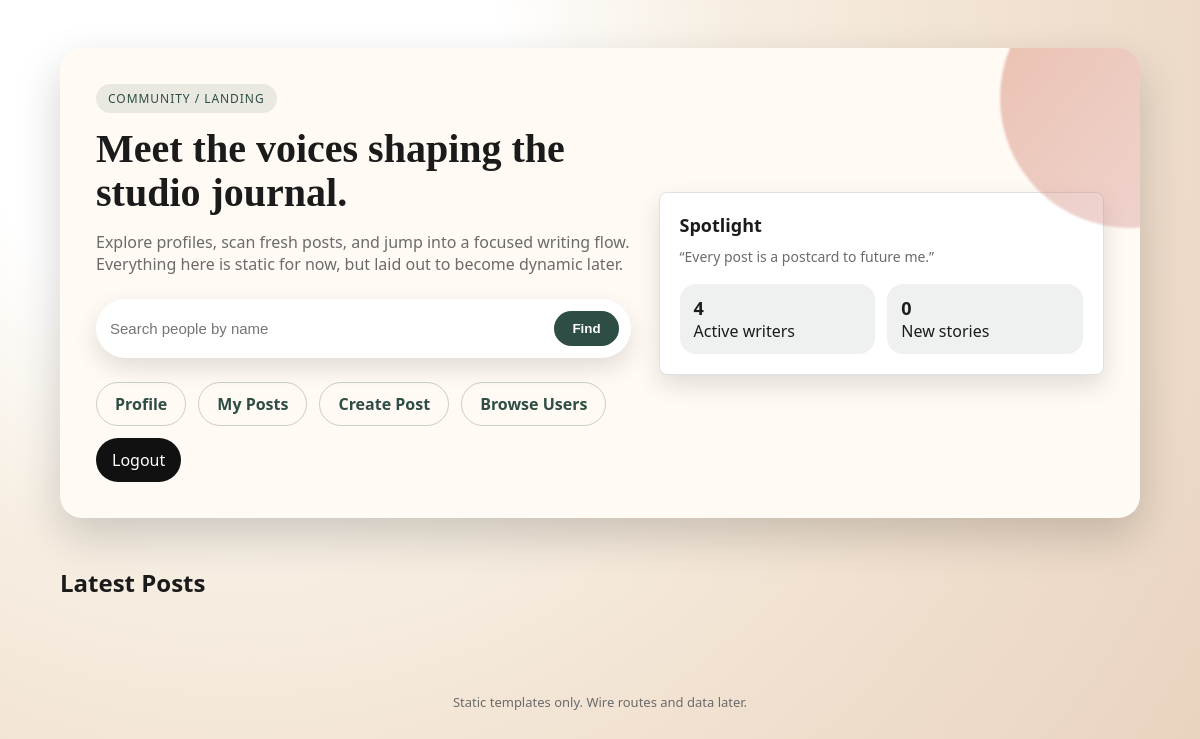
Before: / (signed in) with the older database file.
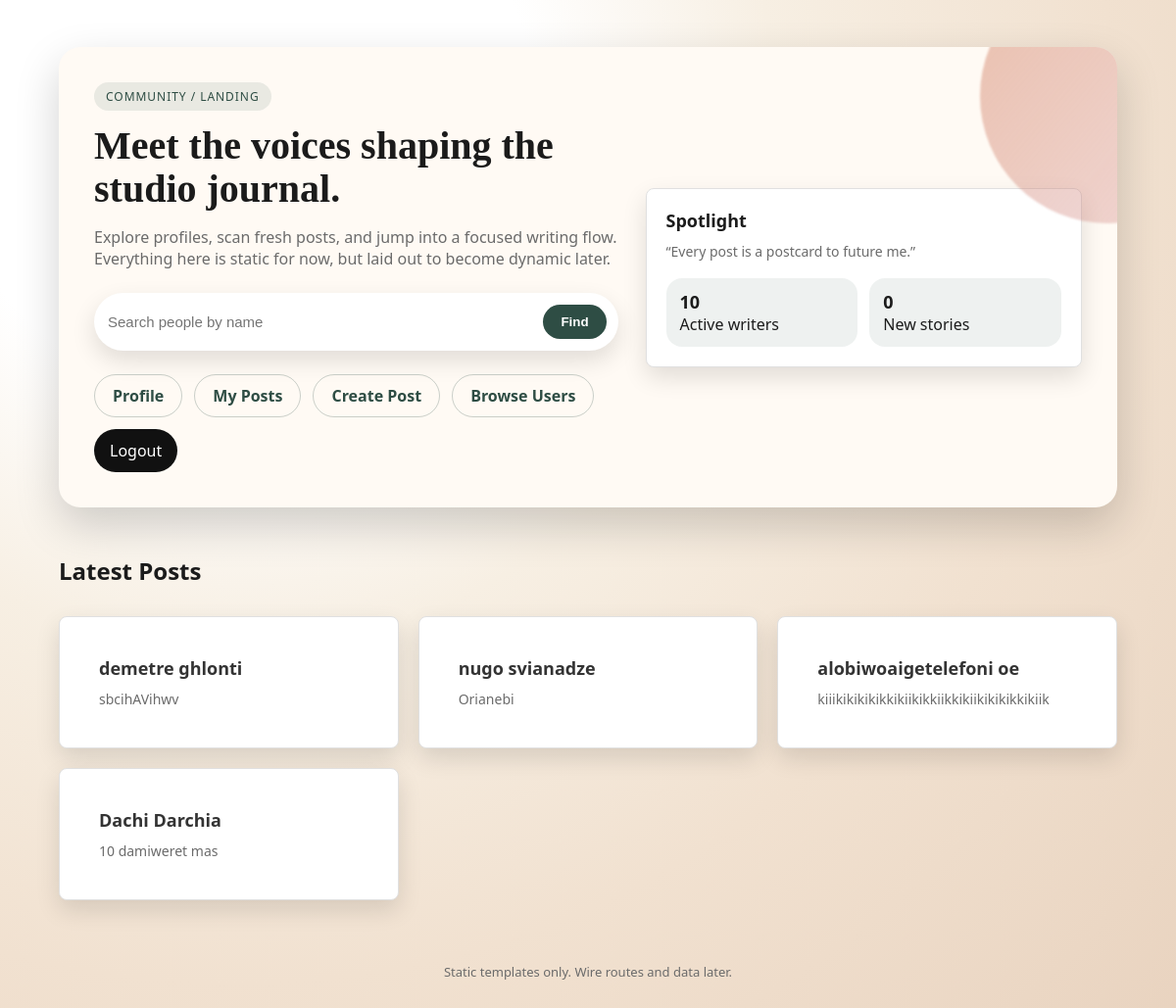
After: the same page with the newer database file.
### main/models/post.py (models this page shows, shortened)
class Posts(db.Model):
    id: Mapped[int] = mapped_column(primary_key=True)
    title: Mapped[str] = mapped_column(String(500))
    description: Mapped[str | None]
    user_id: Mapped[int] = mapped_column(
        ForeignKey("user.id", ondelete="CASCADE")
    )
    status: Mapped[str] = mapped_column(String(10), default="draft",
                                        server_default="draft")
    views_count: Mapped[int] = mapped_column(default=0, server_default='0')
    category: Mapped[str | None]
    published_at: Mapped[datetime | None]
    created_at: Mapped[datetime] = mapped_column(
        DateTime(timezone=True),
        server_default=func.now()
    )
    updated_at: Mapped[datetime] = mapped_column(
        DateTime(timezone=True),
        onupdate=func.now(),
        server_default=func.now()
    )
    user: Mapped["User"] = relationship(back_populates="posts")

### main/models/user.py (models this page shows, shortened)
class User(db.Model):
    id: Mapped[int] = mapped_column(primary_key=True)
    first_name: Mapped[str | None]
    last_name: Mapped[str | None]
    email: Mapped[str | None]
    password: Mapped[str | None]
    age: Mapped[int]
    posts: Mapped[list["Posts"]] = relationship(
        back_populates="user",
        cascade="all, delete-orphan",
        passive_deletes=True
    )
    profile: Mapped["Profile"] = relationship(
        back_populates="user",
        uselist=False
    )
    @property
    def username(self) -> str:
        return f"{self.first_name} {self.last_name}"

### main/routes/home.py (the view)
@main_bp.route("/home", methods=["GET"])
@main_bp.route("/")
def home():
    now = datetime.now(tz=timezone.utc)
    one_hour_ago = now - timedelta(hours=1)
    print(one_hour_ago)
    if not session.get("user_id"):
        return redirect(url_for("users.login"))
    users = db.session.scalars(db.select(User).limit(10)).all()
    latest_posts_count = db.session.scalar(db.select(func.count(Posts.id)).
                              where(Posts.created_at >= one_hour_ago))
    last_four_posts = db.session.execute(db.select(Posts).
                                         where(Posts.status == "published").
                                         order_by(Posts.created_at.desc()).limit(4)).scalars()
    return render_template("main/index.html", users=users,
                           latest_posts=latest_posts_count,
                           last_four_posts=last_four_posts)

### templates/main/index.html (shortened to what this page needs)
<!DOCTYPE html>
<html lang="en">
<head>
    <link rel="stylesheet" href="/static/style.css">
</head>
<body>
<main class="page">
    <div class="shell">
        <section class="hero">
            <div>
                <span class="pill">Community / Landing</span>
                <h1>Meet the voices shaping the studio journal.</h1>
                <p>Explore profiles, scan fresh posts, and jump into a focused writing flow. Everything here is static for now, but laid out to become dynamic later.</p>
                <form class="search-bar" action="/search" method="get">
                    <input type="text" name="q" placeholder="Search people by name">
                    <button type="submit">Find</button>
                </form>
                <nav class="nav">
                    <a href="/profile">Profile</a>
                    <a href="{{ url_for('posts.my_posts') }}">My Posts</a>
                    <a href="{{ url_for('posts.create_template_post') }}">Create Post</a>
                    <a href="/users">Browse Users</a>
                    <form action="{{ url_for('users.logout') }}" method="post" class="logout-form">
                        <button type="submit">Logout</button>
                    </form>
                </nav>
            </div>
            <div>
                <div class="card">
                    <h3>Spotlight</h3>
                    <p>“Every post is a postcard to future me.”</p>
                    <div class="stats">
                        <div class="stat">
                            <span>{{ users | length }}</span>
                            Active writers
                        </div>
                        <div class="stat">
                            <span>{{ latest_posts }}</span>
                            New stories
                        </div>
                    </div>
                </div>
            </div>
        </section>
        {% if last_four_posts %}
            <div class="section-title">
                <h2>Latest Posts</h2>
            </div>
            <section class="card-grid">
                {% for post in last_four_posts %}
                    <article class="card">
                        <a href="{{ url_for('posts.post_detail_page', post_id=post.id) }}" class="card-link">
                            <h3>{{ post.user.username }}</h3>
                            <p>{{ post.title }}</p>
                        </a>
                    </article>
                {% endfor %}
            </section>
        {% else %}
            <div class="section-title">
                <h2>No Latest Posts</h2>
            </div>
        {% endif %}
        <p class="footer">Static templates only. Wire routes and data later.</p>
    </div>
</main>
</body>
</html>

### static/style.css (style rules this page uses)
:root { --ink: #1b1b1b; --muted: #6b6b6b; --cream: #f6f1e8; --peach: #f2c4a8; --clay: #d89073; --berry: #b84f64; --pine: #2e4d44; --paper: #fffaf4; --shadow: 0 18px 45px rgba(0, 0, 0, 0.18); --shadow-soft: 0 10px 25px rgba(0, 0, 0, 0.12); --radius-lg: 22px; --radius-md: 14px; }
* { box-sizing: border-box; }
body { margin: 0; font-family: "Space Grotesk", "Segoe UI", sans-serif; color: var(--ink); background: radial-gradient(circle at 20% 10%, #fff 0, #fff 22%, #f7efe3 40%, #f1e1d0 65%, #e8d2be 100%); min-height: 100vh; }
.page { padding: 48px 24px 80px; }
.shell { max-width: 1080px; margin: 0 auto; }
.hero { display: grid; grid-template-columns: minmax(0, 1.2fr) minmax(0, 1fr); gap: 28px; align-items: center; padding: 36px; background: var(--paper); border-radius: var(--radius-lg); box-shadow: var(--shadow); position: relative; overflow: hidden; }
.hero::after { content: ""; position: absolute; right: -120px; top: -80px; width: 260px; height: 260px; border-radius: 50%; background: linear-gradient(130deg, rgba(216, 144, 115, 0.55), rgba(184, 79, 100, 0.2)); filter: blur(1px); }
.hero h1 { font-family: "DM Serif Display", "Georgia", serif; font-size: 40px; line-height: 1.1; margin: 0 0 16px; }
.hero p { margin: 0 0 24px; color: var(--muted); font-size: 16px; }
.pill { display: inline-flex; align-items: center; gap: 8px; padding: 6px 12px; border-radius: 999px; background: rgba(46, 77, 68, 0.1); color: var(--pine); font-size: 12px; letter-spacing: 0.08em; text-transform: uppercase; margin-bottom: 14px; }
.nav { display: flex; flex-wrap: wrap; gap: 12px; margin: 24px 0 0; }
.nav a { text-decoration: none; padding: 10px 18px; border-radius: 999px; border: 1px solid rgba(46, 77, 68, 0.25); color: var(--pine); font-weight: 600; transition: transform 0.2s ease, box-shadow 0.2s ease; }
.card-grid { display: grid; grid-template-columns: repeat(auto-fit, minmax(240px, 1fr)); gap: 18px; margin-top: 30px; }
.card { background: var(--paper); border-radius: var(--radius-md); padding: 20px; box-shadow: var(--shadow-soft); }
.card h3 { margin: 0 0 10px; font-size: 18px; }
.card p { margin: 0; color: var(--muted); font-size: 14px; }
.section-title { display: flex; align-items: center; justify-content: space-between; margin: 48px 0 18px; }
.section-title h2 { margin: 0; font-size: 24px; }
.search-bar { display: flex; gap: 10px; padding: 12px; border-radius: 999px; background: #fff; box-shadow: var(--shadow-soft); max-width: 560px; }
.search-bar input { flex: 1; border: none; outline: none; font-size: 15px; }
.search-bar button { border: none; background: var(--pine); color: #fff; padding: 10px 18px; border-radius: 999px; font-weight: 600; cursor: pointer; }
.stats { display: grid; grid-template-columns: repeat(auto-fit, minmax(120px, 1fr)); gap: 12px; margin-top: 18px; }
.stat { background: rgba(46, 77, 68, 0.08); border-radius: 16px; padding: 12px 14px; }
.stat span { display: block; font-size: 18px; font-weight: 700; }
.footer { text-align: center; margin-top: 64px; color: var(--muted); font-size: 13px; }
.logout-form { display: inline; }
.logout-form button { border: none; background: #111; color: white; padding: 0.7rem 1rem; border-radius: 999px; cursor: pointer; font: inherit; }
.card-grid { display: grid; grid-template-columns: repeat(auto-fill, minmax(280px, 1fr)); gap: 20px; }
.card { background-color: #ffffff; border: 1px solid #e0e0e0; border-radius: 8px; overflow: hidden; transition: transform 0.2s ease, box-shadow 0.2s ease; }
.card-link { display: block; padding: 20px; text-decoration: none; color: #333333; }

Changed rows visible on the page:
added Posts: user.username "demetre ghlonti", title "sbcihAVihwv"
added Posts: user.username "nugo svianadze", title "Orianebi"
added Posts: user.username "alobiwoaigetelefoni oe", title "kiiikikikikikkikiikikkiikkikiikikikikkikiik"
added Posts: user.username "Dachi Darchia", title "10 damiweret mas"
Other visible differences:
{{ users | length }}: "4" → "10"
